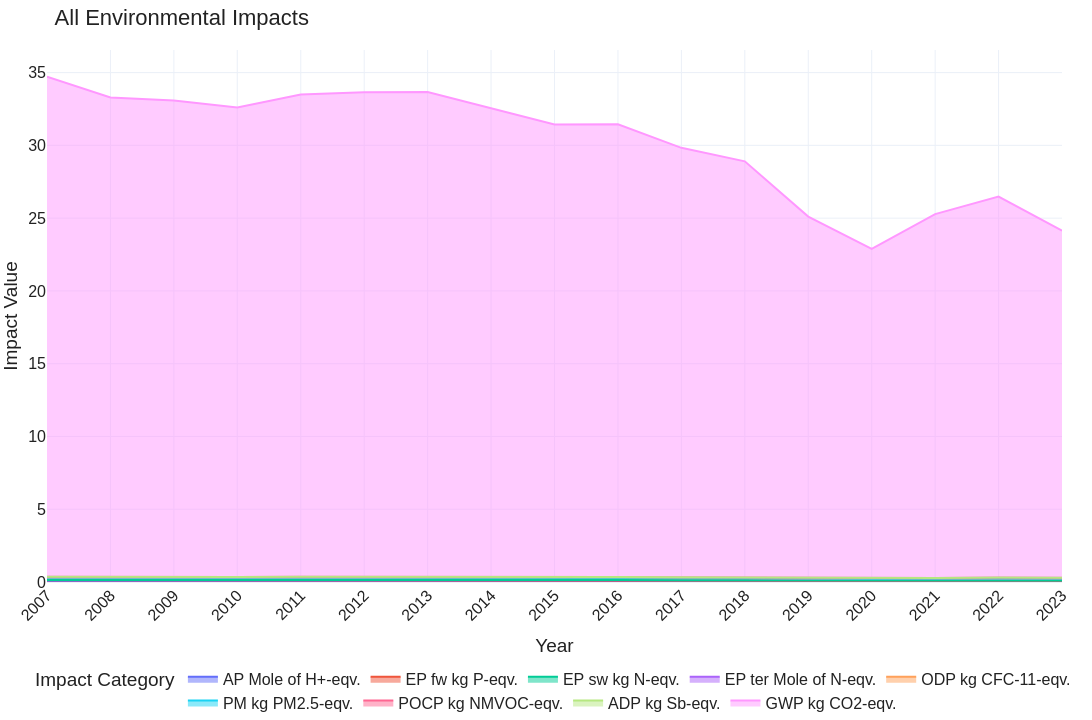
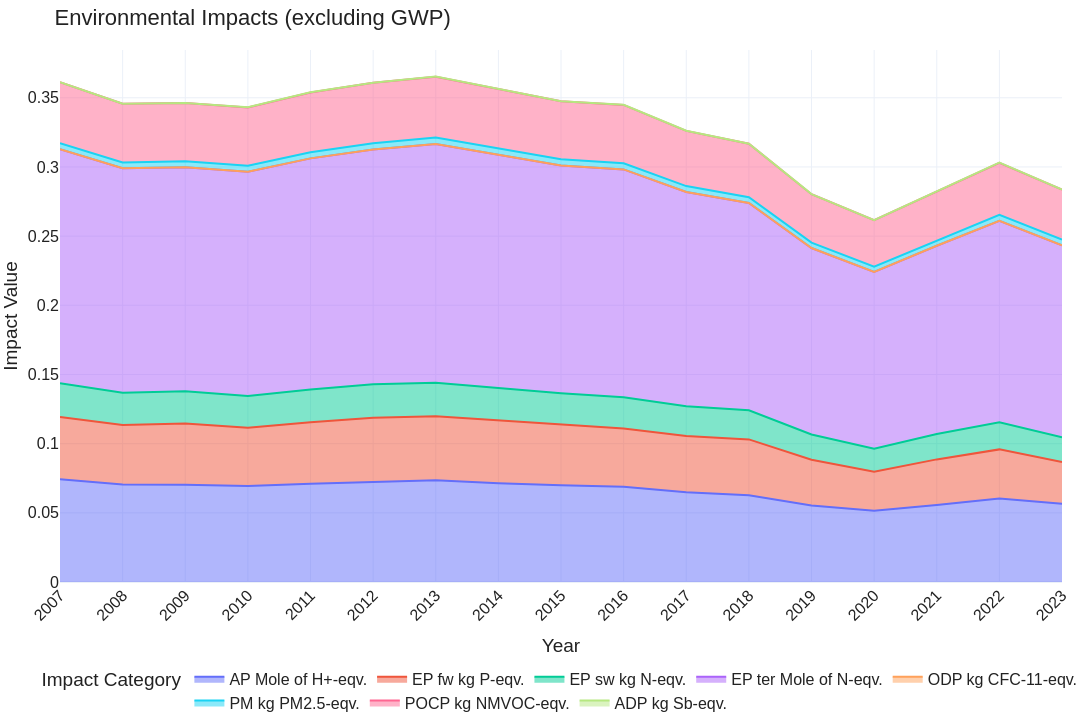

These figures' notebook cell, in order:
### Code cell
# Figure 4: Environmental impacts of electricity consumption to produce 1 kg of hydrogen via AWE in Germany from 2007 to 2023: 
#        (a) with all environmental impacts and 
#        (b) without global warming potential.
# Excel: teams:LCA_Results+RawData.xlsx (1kg H2 LCA)

fig4_df = sheets_dict["Figure 4"]
fig4_df["year"] = fig4_df["year"].astype(int)
print(fig4_df.head())
cols_all = [col for col in fig4_df.columns if col != "year"]

fig4_a_df = fig4_df.melt(
    id_vars=["year"],
    value_vars=cols_all,
    var_name="Impact",
    value_name="Value"
)

fig4a = px.area(
    fig4_a_df,
    x="year",
    y="Value",
    color="Impact",
    labels={
        "year": "Year",
        "Value": "Impact Value",
        "Impact": "Impact Category"
    },
    title="All Environmental Impacts"
)
fig4a.update_xaxes(tickmode="linear", tickangle=-45)
fig4a = apply_fig_defaults(fig4a)
fig4a.show()
# export_fig(fig4a, "Figure_4a_env_impacts_incl_GWP.pdf")

# Exclude GWP column
cols_without_gwp = [col for col in fig4_df.columns if col not in ("year", "GWP kg CO2-eqv.")]
fig4_b_df = fig4_df.melt(
    id_vars=["year"],
    value_vars=cols_without_gwp,
    var_name="Impact",
    value_name="Value"
)

fig4b = px.area(
    fig4_b_df,
    x="year",
    y="Value",
    color="Impact",
    labels={
        "year": "Year",
        "Value": "Impact Value",
        "Impact": "Impact Category"
    },
    title="Environmental Impacts (excluding GWP)"
)
fig4b.update_xaxes(tickmode="linear", tickangle=-45)
fig4b = apply_fig_defaults(fig4b)
fig4b.show()
# export_fig(fig4b, "Figure_4b_env_impacts_excl_GWP.pdf")

### Figure 1 — Plotly figure (JSON) as saved in the notebook; plotly's stock layout.template omitted (floating-point values rounded to 4 significant figures)
{"data": [{"fillpattern": {"shape": ""}, "hovertemplate": "Impact Category=AP Mole of H+-eqv.<br>Year=%{x}<br>Impact Value=%{y}<extra></extra>", "legendgroup": "AP Mole of H+-eqv.", "line": {"color": "#636efa"}, "marker": {"symbol": "circle"}, "mode": "lines", "name": "AP Mole of H+-eqv.", "orientation": "v", "showlegend": true, "stackgroup": "1", "type": "scatter", "x": [2007, 2008, 2009, 2010, 2011, 2012, 2013, 2014, 2015, 2016, 2017, 2018, 2019, 2020, 2021, 2022, 2023], "xaxis": "x", "y": [0.07423, 0.07039, 0.07028, 0.06934, 0.07104, 0.07243, 0.07359, 0.07141, 0.06986, 0.06893, 0.06479, 0.06278, 0.05532, 0.05148, 0.05561, 0.06044, 0.05652], "yaxis": "y"}, {"fillpattern": {"shape": ""}, "hovertemplate": "Impact Category=EP fw kg P-eqv.<br>Year=%{x}<br>Impact Value=%{y}<extra></extra>", "legendgroup": "EP fw kg P-eqv.", "line": {"color": "#EF553B"}, "marker": {"symbol": "circle"}, "mode": "lines", "name": "EP fw kg P-eqv.", "orientation": "v", "showlegend": true, "stackgroup": "1", "type": "scatter", "x": [2007, 2008, 2009, 2010, 2011, 2012, 2013, 2014, 2015, 2016, 2017, 2018, 2019, 2020, 2021, 2022, 2023], "xaxis": "x", "y": [0.04512, 0.04315, 0.04428, 0.04223, 0.04448, 0.04627, 0.04614, 0.04531, 0.04356, 0.04195, 0.04068, 0.0403, 0.03305, 0.02818, 0.03301, 0.03542, 0.03027], "yaxis": "y"}, {"fillpattern": {"shape": ""}, "hovertemplate": "Impact Category=EP sw kg N-eqv.<br>Year=%{x}<br>Impact Value=%{y}<extra></extra>", "legendgroup": "EP sw kg N-eqv.", "line": {"color": "#00cc96"}, "marker": {"symbol": "circle"}, "mode": "lines", "name": "EP sw kg N-eqv.", "orientation": "v", "showlegend": true, "stackgroup": "1", "type": "scatter", "x": [2007, 2008, 2009, 2010, 2011, 2012, 2013, 2014, 2015, 2016, 2017, 2018, 2019, 2020, 2021, 2022, 2023], "xaxis": "x", "y": [0.02424, 0.02325, 0.02337, 0.02295, 0.02369, 0.02418, 0.02434, 0.02379, 0.02305, 0.02272, 0.0216, 0.02109, 0.01829, 0.01664, 0.01838, 0.01951, 0.01772], "yaxis": "y"}, {"fillpattern": {"shape": ""}, "hovertemplate": "Impact Category=EP ter Mole of N-eqv.<br>Year=%{x}<br>Impact Value=%{y}<extra></extra>", "legendgroup": "EP ter Mole of N-eqv.", "line": {"color": "#ab63fa"}, "marker": {"symbol": "circle"}, "mode": "lines", "name": "EP ter Mole of N-eqv.", "orientation": "v", "showlegend": true, "stackgroup": "1", "type": "scatter", "x": [2007, 2008, 2009, 2010, 2011, 2012, 2013, 2014, 2015, 2016, 2017, 2018, 2019, 2020, 2021, 2022, 2023], "xaxis": "x", "y": [0.1692, 0.1623, 0.1618, 0.1621, 0.167, 0.1698, 0.1725, 0.1685, 0.1646, 0.1646, 0.1549, 0.1498, 0.1347, 0.1279, 0.136, 0.1458, 0.1388], "yaxis": "y"}, {"fillpattern": {"shape": ""}, "hovertemplate": "Impact Category=ODP kg CFC-11-eqv.<br>Year=%{x}<br>Impact Value=%{y}<extra></extra>", "legendgroup": "ODP kg CFC-11-eqv.", "line": {"color": "#FFA15A"}, "marker": {"symbol": "circle"}, "mode": "lines", "name": "ODP kg CFC-11-eqv.", "orientation": "v", "showlegend": true, "stackgroup": "1", "type": "scatter", "x": [2007, 2008, 2009, 2010, 2011, 2012, 2013, 2014, 2015, 2016, 2017, 2018, 2019, 2020, 2021, 2022, 2023], "xaxis": "x", "y": [1.067e-06, 1.171e-06, 1.154e-06, 1.188e-06, 1.186e-06, 1.065e-06, 9.627e-07, 8.986e-07, 8.88e-07, 1.083e-06, 1.123e-06, 1.089e-06, 1.218e-06, 1.338e-06, 1.263e-06, 1.167e-06, 1.308e-06], "yaxis": "y"}, {"fillpattern": {"shape": ""}, "hovertemplate": "Impact Category=PM kg PM2.5-eqv.<br>Year=%{x}<br>Impact Value=%{y}<extra></extra>", "legendgroup": "PM kg PM2.5-eqv.", "line": {"color": "#19d3f3"}, "marker": {"symbol": "circle"}, "mode": "lines", "name": "PM kg PM2.5-eqv.", "orientation": "v", "showlegend": true, "stackgroup": "1", "type": "scatter", "x": [2007, 2008, 2009, 2010, 2011, 2012, 2013, 2014, 2015, 2016, 2017, 2018, 2019, 2020, 2021, 2022, 2023], "xaxis": "x", "y": [0.004408, 0.004239, 0.004342, 0.004259, 0.004375, 0.004552, 0.004636, 0.004557, 0.004533, 0.004444, 0.004252, 0.004185, 0.003875, 0.003774, 0.003912, 0.004334, 0.004245], "yaxis": "y"}, {"fillpattern": {"shape": ""}, "hovertemplate": "Impact Category=POCP kg NMVOC-eqv.<br>Year=%{x}<br>Impact Value=%{y}<extra></extra>", "legendgroup": "POCP kg NMVOC-eqv.", "line": {"color": "#FF6692"}, "marker": {"symbol": "circle"}, "mode": "lines", "name": "POCP kg NMVOC-eqv.", "orientation": "v", "showlegend": true, "stackgroup": "1", "type": "scatter", "x": [2007, 2008, 2009, 2010, 2011, 2012, 2013, 2014, 2015, 2016, 2017, 2018, 2019, 2020, 2021, 2022, 2023], "xaxis": "x", "y": [0.0441, 0.04245, 0.04215, 0.0422, 0.04331, 0.04361, 0.04404, 0.04282, 0.04183, 0.04218, 0.03989, 0.03861, 0.03504, 0.03347, 0.03543, 0.03759, 0.03605], "yaxis": "y"}, {"fillpattern": {"shape": ""}, "hovertemplate": "Impact Category=ADP kg Sb-eqv.<br>Year=%{x}<br>Impact Value=%{y}<extra></extra>", "legendgroup": "ADP kg Sb-eqv.", "line": {"color": "#B6E880"}, "marker": {"symbol": "circle"}, "mode": "lines", "name": "ADP kg Sb-eqv.", "orientation": "v", "showlegend": true, "stackgroup": "1", "type": "scatter", "x": [2007, 2008, 2009, 2010, 2011, 2012, 2013, 2014, 2015, 2016, 2017, 2018, 2019, 2020, 2021, 2022, 2023], "xaxis": "x", "y": [2.996e-05, 3.054e-05, 3.213e-05, 3.372e-05, 4.198e-05, 4.514e-05, 4.693e-05, 5.189e-05, 5.991e-05, 5.903e-05, 6.858e-05, 7.361e-05, 8.281e-05, 9.136e-05, 8.27e-05, 9.471e-05, 0.0001121], "yaxis": "y"}, {"fillpattern": {"shape": ""}, "hovertemplate": "Impact Category=GWP kg CO2-eqv.<br>Year=%{x}<br>Impact Value=%{y}<extra></extra>", "legendgroup": "GWP kg CO2-eqv.", "line": {"color": "#FF97FF"}, "marker": {"symbol": "circle"}, "mode": "lines", "name": "GWP kg CO2-eqv.", "orientation": "v", "showlegend": true, "stackgroup": "1", "type": "scatter", "x": [2007, 2008, 2009, 2010, 2011, 2012, 2013, 2014, 2015, 2016, 2017, 2018, 2019, 2020, 2021, 2022, 2023], "xaxis": "x", "y": [34.36, 32.94, 32.74, 32.26, 33.14, 33.29, 33.31, 32.18, 31.08, 31.1, 29.5, 28.58, 24.82, 22.63, 24.99, 26.18, 23.86], "yaxis": "y"}], "layout": {"font": {"color": "#222222", "family": "Arial, sans-serif", "size": 16}, "height": 720, "legend": {"orientation": "h", "title": {"text": "Impact Category"}, "tracegroupgap": 0, "x": 0.5, "xanchor": "center", "y": -0.15, "yanchor": "top"}, "margin": {"b": 0, "l": 30, "r": 30, "t": 50}, "plot_bgcolor": "white", "showlegend": true, "title": {"text": "All Environmental Impacts"}, "width": 1200, "xaxis": {"anchor": "y", "domain": [0, 1], "tickangle": -45, "tickmode": "linear", "title": {"text": "Year"}}, "yaxis": {"anchor": "x", "domain": [0, 1], "title": {"text": "Impact Value"}}}}

### Figure 2 — Plotly figure (JSON) as saved in the notebook; plotly's stock layout.template omitted (floating-point values rounded to 4 significant figures)
{"data": [{"fillpattern": {"shape": ""}, "hovertemplate": "Impact Category=AP Mole of H+-eqv.<br>Year=%{x}<br>Impact Value=%{y}<extra></extra>", "legendgroup": "AP Mole of H+-eqv.", "line": {"color": "#636efa"}, "marker": {"symbol": "circle"}, "mode": "lines", "name": "AP Mole of H+-eqv.", "orientation": "v", "showlegend": true, "stackgroup": "1", "type": "scatter", "x": [2007, 2008, 2009, 2010, 2011, 2012, 2013, 2014, 2015, 2016, 2017, 2018, 2019, 2020, 2021, 2022, 2023], "xaxis": "x", "y": [0.07423, 0.07039, 0.07028, 0.06934, 0.07104, 0.07243, 0.07359, 0.07141, 0.06986, 0.06893, 0.06479, 0.06278, 0.05532, 0.05148, 0.05561, 0.06044, 0.05652], "yaxis": "y"}, {"fillpattern": {"shape": ""}, "hovertemplate": "Impact Category=EP fw kg P-eqv.<br>Year=%{x}<br>Impact Value=%{y}<extra></extra>", "legendgroup": "EP fw kg P-eqv.", "line": {"color": "#EF553B"}, "marker": {"symbol": "circle"}, "mode": "lines", "name": "EP fw kg P-eqv.", "orientation": "v", "showlegend": true, "stackgroup": "1", "type": "scatter", "x": [2007, 2008, 2009, 2010, 2011, 2012, 2013, 2014, 2015, 2016, 2017, 2018, 2019, 2020, 2021, 2022, 2023], "xaxis": "x", "y": [0.04512, 0.04315, 0.04428, 0.04223, 0.04448, 0.04627, 0.04614, 0.04531, 0.04356, 0.04195, 0.04068, 0.0403, 0.03305, 0.02818, 0.03301, 0.03542, 0.03027], "yaxis": "y"}, {"fillpattern": {"shape": ""}, "hovertemplate": "Impact Category=EP sw kg N-eqv.<br>Year=%{x}<br>Impact Value=%{y}<extra></extra>", "legendgroup": "EP sw kg N-eqv.", "line": {"color": "#00cc96"}, "marker": {"symbol": "circle"}, "mode": "lines", "name": "EP sw kg N-eqv.", "orientation": "v", "showlegend": true, "stackgroup": "1", "type": "scatter", "x": [2007, 2008, 2009, 2010, 2011, 2012, 2013, 2014, 2015, 2016, 2017, 2018, 2019, 2020, 2021, 2022, 2023], "xaxis": "x", "y": [0.02424, 0.02325, 0.02337, 0.02295, 0.02369, 0.02418, 0.02434, 0.02379, 0.02305, 0.02272, 0.0216, 0.02109, 0.01829, 0.01664, 0.01838, 0.01951, 0.01772], "yaxis": "y"}, {"fillpattern": {"shape": ""}, "hovertemplate": "Impact Category=EP ter Mole of N-eqv.<br>Year=%{x}<br>Impact Value=%{y}<extra></extra>", "legendgroup": "EP ter Mole of N-eqv.", "line": {"color": "#ab63fa"}, "marker": {"symbol": "circle"}, "mode": "lines", "name": "EP ter Mole of N-eqv.", "orientation": "v", "showlegend": true, "stackgroup": "1", "type": "scatter", "x": [2007, 2008, 2009, 2010, 2011, 2012, 2013, 2014, 2015, 2016, 2017, 2018, 2019, 2020, 2021, 2022, 2023], "xaxis": "x", "y": [0.1692, 0.1623, 0.1618, 0.1621, 0.167, 0.1698, 0.1725, 0.1685, 0.1646, 0.1646, 0.1549, 0.1498, 0.1347, 0.1279, 0.136, 0.1458, 0.1388], "yaxis": "y"}, {"fillpattern": {"shape": ""}, "hovertemplate": "Impact Category=ODP kg CFC-11-eqv.<br>Year=%{x}<br>Impact Value=%{y}<extra></extra>", "legendgroup": "ODP kg CFC-11-eqv.", "line": {"color": "#FFA15A"}, "marker": {"symbol": "circle"}, "mode": "lines", "name": "ODP kg CFC-11-eqv.", "orientation": "v", "showlegend": true, "stackgroup": "1", "type": "scatter", "x": [2007, 2008, 2009, 2010, 2011, 2012, 2013, 2014, 2015, 2016, 2017, 2018, 2019, 2020, 2021, 2022, 2023], "xaxis": "x", "y": [1.067e-06, 1.171e-06, 1.154e-06, 1.188e-06, 1.186e-06, 1.065e-06, 9.627e-07, 8.986e-07, 8.88e-07, 1.083e-06, 1.123e-06, 1.089e-06, 1.218e-06, 1.338e-06, 1.263e-06, 1.167e-06, 1.308e-06], "yaxis": "y"}, {"fillpattern": {"shape": ""}, "hovertemplate": "Impact Category=PM kg PM2.5-eqv.<br>Year=%{x}<br>Impact Value=%{y}<extra></extra>", "legendgroup": "PM kg PM2.5-eqv.", "line": {"color": "#19d3f3"}, "marker": {"symbol": "circle"}, "mode": "lines", "name": "PM kg PM2.5-eqv.", "orientation": "v", "showlegend": true, "stackgroup": "1", "type": "scatter", "x": [2007, 2008, 2009, 2010, 2011, 2012, 2013, 2014, 2015, 2016, 2017, 2018, 2019, 2020, 2021, 2022, 2023], "xaxis": "x", "y": [0.004408, 0.004239, 0.004342, 0.004259, 0.004375, 0.004552, 0.004636, 0.004557, 0.004533, 0.004444, 0.004252, 0.004185, 0.003875, 0.003774, 0.003912, 0.004334, 0.004245], "yaxis": "y"}, {"fillpattern": {"shape": ""}, "hovertemplate": "Impact Category=POCP kg NMVOC-eqv.<br>Year=%{x}<br>Impact Value=%{y}<extra></extra>", "legendgroup": "POCP kg NMVOC-eqv.", "line": {"color": "#FF6692"}, "marker": {"symbol": "circle"}, "mode": "lines", "name": "POCP kg NMVOC-eqv.", "orientation": "v", "showlegend": true, "stackgroup": "1", "type": "scatter", "x": [2007, 2008, 2009, 2010, 2011, 2012, 2013, 2014, 2015, 2016, 2017, 2018, 2019, 2020, 2021, 2022, 2023], "xaxis": "x", "y": [0.0441, 0.04245, 0.04215, 0.0422, 0.04331, 0.04361, 0.04404, 0.04282, 0.04183, 0.04218, 0.03989, 0.03861, 0.03504, 0.03347, 0.03543, 0.03759, 0.03605], "yaxis": "y"}, {"fillpattern": {"shape": ""}, "hovertemplate": "Impact Category=ADP kg Sb-eqv.<br>Year=%{x}<br>Impact Value=%{y}<extra></extra>", "legendgroup": "ADP kg Sb-eqv.", "line": {"color": "#B6E880"}, "marker": {"symbol": "circle"}, "mode": "lines", "name": "ADP kg Sb-eqv.", "orientation": "v", "showlegend": true, "stackgroup": "1", "type": "scatter", "x": [2007, 2008, 2009, 2010, 2011, 2012, 2013, 2014, 2015, 2016, 2017, 2018, 2019, 2020, 2021, 2022, 2023], "xaxis": "x", "y": [2.996e-05, 3.054e-05, 3.213e-05, 3.372e-05, 4.198e-05, 4.514e-05, 4.693e-05, 5.189e-05, 5.991e-05, 5.903e-05, 6.858e-05, 7.361e-05, 8.281e-05, 9.136e-05, 8.27e-05, 9.471e-05, 0.0001121], "yaxis": "y"}], "layout": {"font": {"color": "#222222", "family": "Arial, sans-serif", "size": 16}, "height": 720, "legend": {"orientation": "h", "title": {"text": "Impact Category"}, "tracegroupgap": 0, "x": 0.5, "xanchor": "center", "y": -0.15, "yanchor": "top"}, "margin": {"b": 0, "l": 30, "r": 30, "t": 50}, "plot_bgcolor": "white", "showlegend": true, "title": {"text": "Environmental Impacts (excluding GWP)"}, "width": 1200, "xaxis": {"anchor": "y", "domain": [0, 1], "tickangle": -45, "tickmode": "linear", "title": {"text": "Year"}}, "yaxis": {"anchor": "x", "domain": [0, 1], "title": {"text": "Impact Value"}}}}
